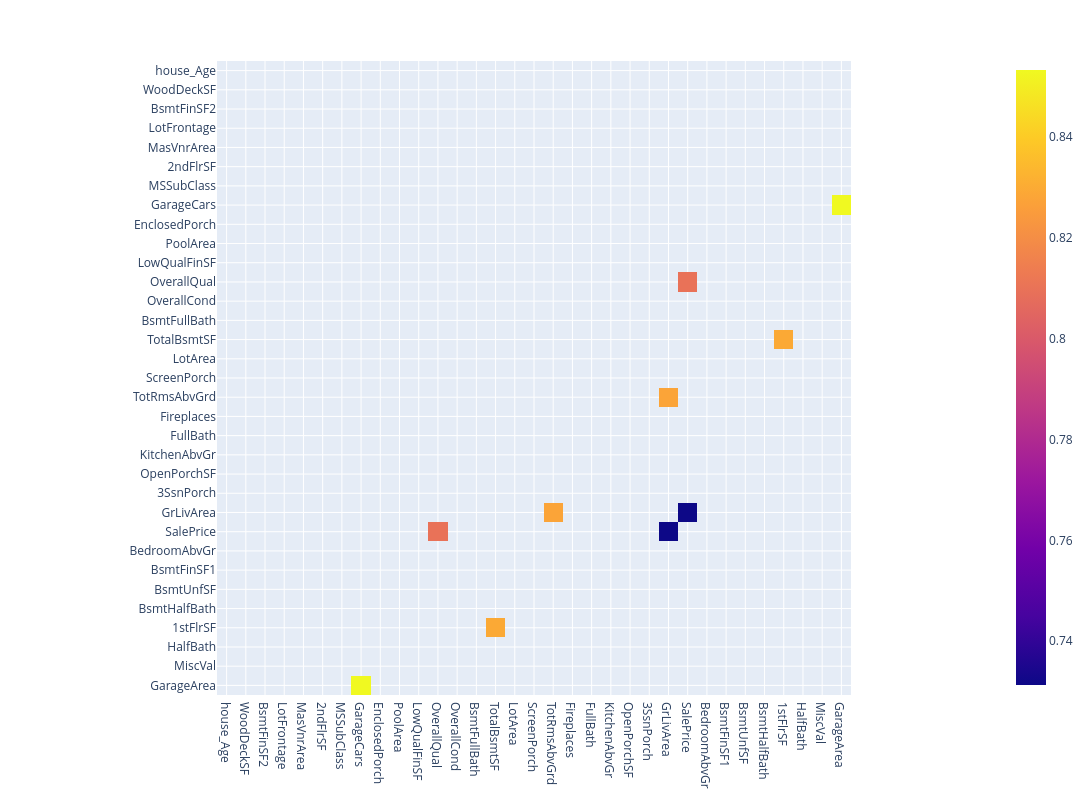

The notebook cell this image was saved under:
### Code cell
px.imshow(corr_over7,
                width=1200,height=800,
            )

### Figure 1 — Plotly figure (JSON) as saved in the notebook; plotly's stock layout.template omitted (floating-point values rounded to 4 significant figures; data arrays with more than 128 entries replaced by an {"elided": "..."} marker saying what was removed)
{"data": [{"coloraxis": "coloraxis", "hovertemplate": "x: %{x}<br>y: %{y}<br>color: %{z}<extra></extra>", "name": "0", "type": "heatmap", "x": ["house_Age", "WoodDeckSF", "BsmtFinSF2", "LotFrontage", "MasVnrArea", "2ndFlrSF", "MSSubClass", "GarageCars", "EnclosedPorch", "PoolArea", "LowQualFinSF", "OverallQual", "OverallCond", "BsmtFullBath", "TotalBsmtSF", "LotArea", "ScreenPorch", "TotRmsAbvGrd", "Fireplaces", "FullBath", "KitchenAbvGr", "OpenPorchSF", "3SsnPorch", "GrLivArea", "SalePrice", "BedroomAbvGr", "BsmtFinSF1", "BsmtUnfSF", "BsmtHalfBath", "1stFlrSF", "HalfBath", "MiscVal", "GarageArea"], "xaxis": "x", "y": ["house_Age", "WoodDeckSF", "BsmtFinSF2", "LotFrontage", "MasVnrArea", "2ndFlrSF", "MSSubClass", "GarageCars", "EnclosedPorch", "PoolArea", "LowQualFinSF", "OverallQual", "OverallCond", "BsmtFullBath", "TotalBsmtSF", "LotArea", "ScreenPorch", "TotRmsAbvGrd", "Fireplaces", "FullBath", "KitchenAbvGr", "OpenPorchSF", "3SsnPorch", "GrLivArea", "SalePrice", "BedroomAbvGr", "BsmtFinSF1", "BsmtUnfSF", "BsmtHalfBath", "1stFlrSF", "HalfBath", "MiscVal", "GarageArea"], "yaxis": "y", "z": {"elided": "33x33 float values"}}], "layout": {"coloraxis": {"colorscale": [[0, "#0d0887"], [0.1111, "#46039f"], [0.2222, "#7201a8"], [0.3333, "#9c179e"], [0.4444, "#bd3786"], [0.5556, "#d8576b"], [0.6667, "#ed7953"], [0.7778, "#fb9f3a"], [0.8889, "#fdca26"], [1, "#f0f921"]]}, "height": 800, "margin": {"t": 60}, "width": 1200, "xaxis": {"anchor": "y", "constrain": "domain", "domain": [0, 1], "scaleanchor": "y"}, "yaxis": {"anchor": "x", "autorange": "reversed", "constrain": "domain", "domain": [0, 1]}}}
